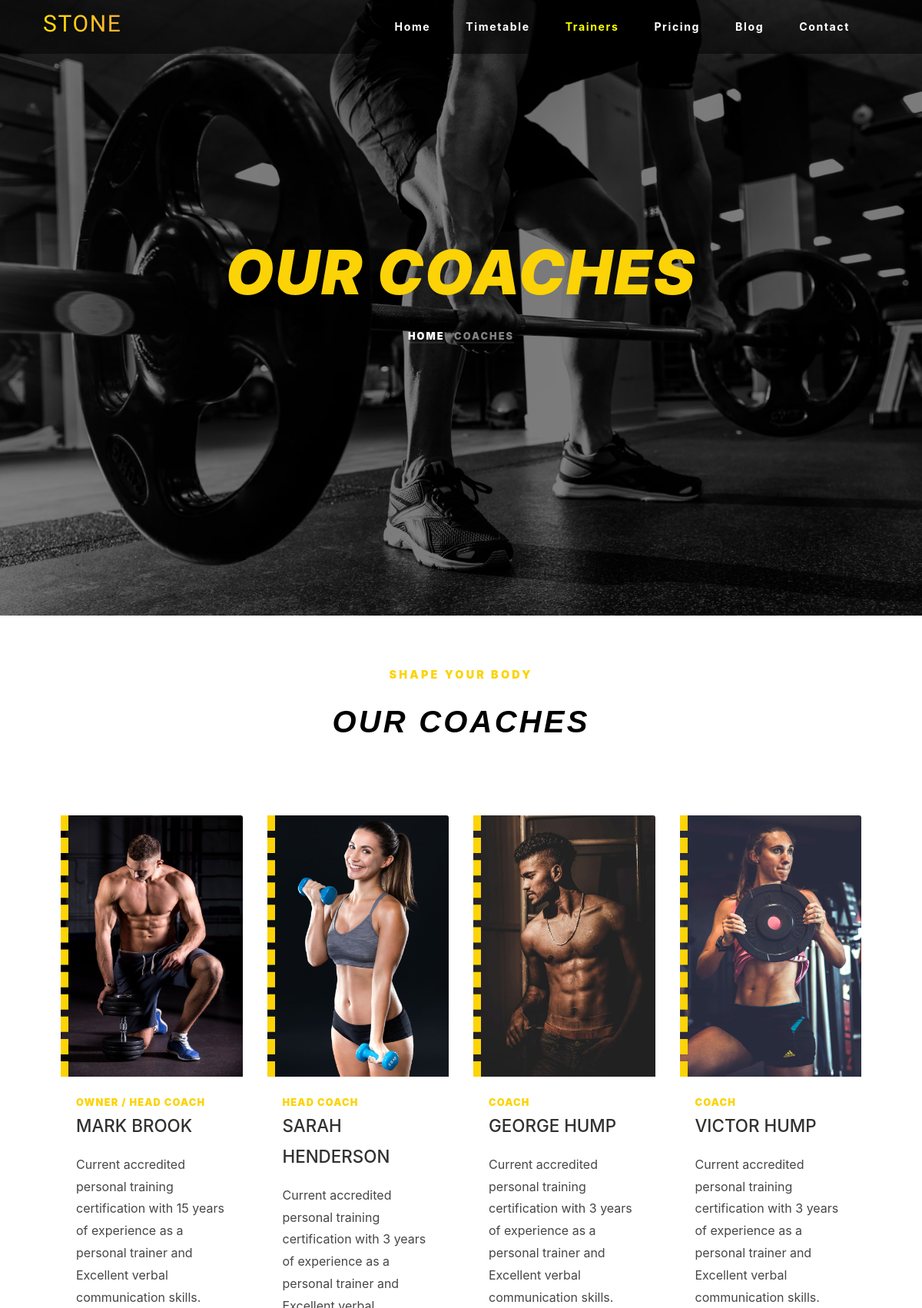
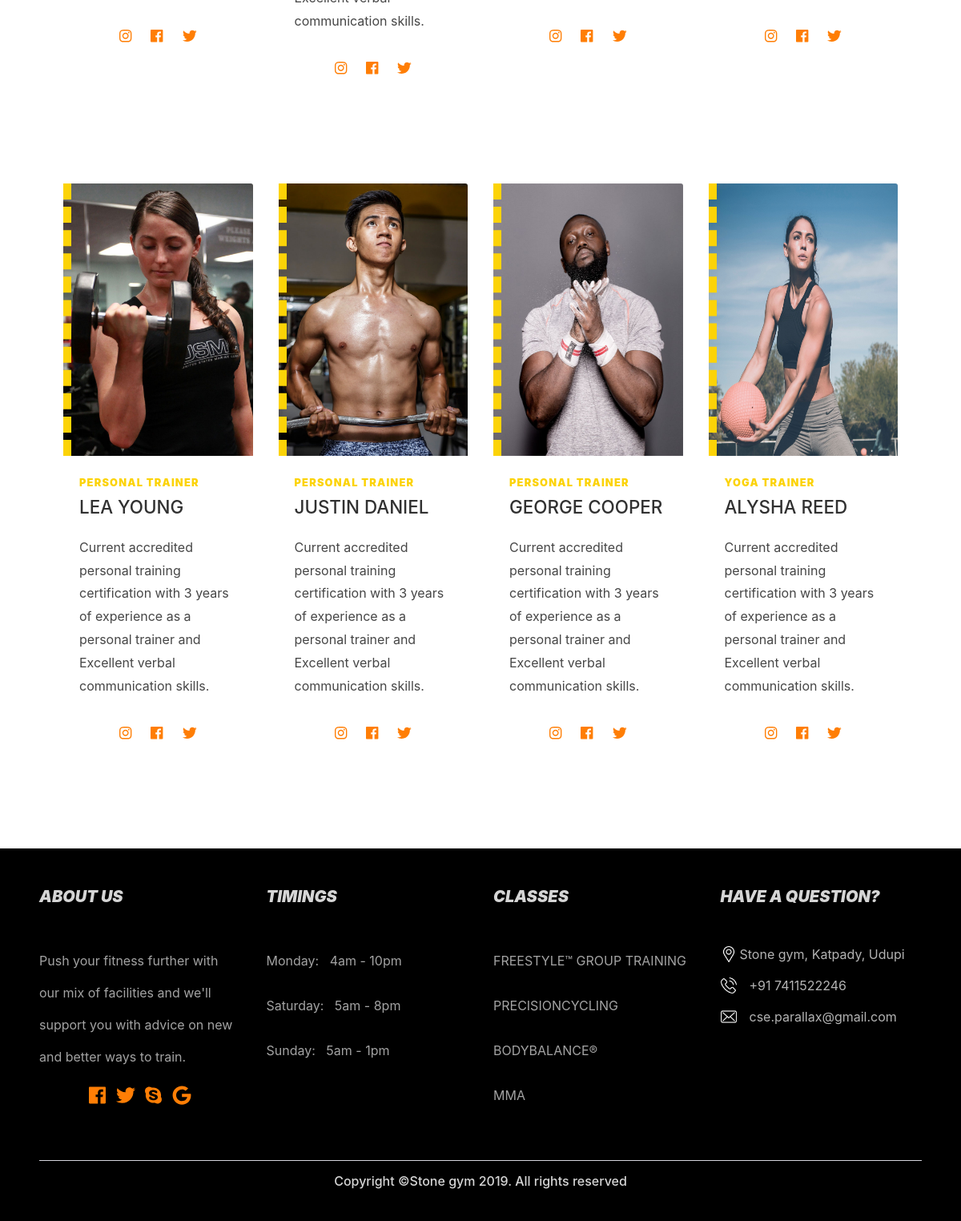
Screenshot of /trainers.php with the database file from the repository (2 pictures, top to bottom).
### tables this page shows
CREATE TABLE `trainers` (
  `id` int(11) NOT NULL,
  `fname` varchar(200) NOT NULL,
  `lname` varchar(200) NOT NULL,
  `image` varchar(200) NOT NULL,
  `designation` varchar(100) NOT NULL,
  `discription` varchar(500) NOT NULL
);

### controllers/trainerController.php (called while the page is built, shortened)
<?php
    $trainer_fetch_query = "SELECT * FROM trainers";
    $stmt = $conn->prepare($trainer_fetch_query);
    $stmt->execute();
    $trainer_fetch_result = $stmt->get_result();
?>

### trainers.php (the view, shortened to what this page needs)
<?php
    include 'controllers/authController.php';
    include 'controllers/trainerController.php';
?>
<!DOCTYPE html>
<html lang="en">
<head>
    <link rel="stylesheet" href="https://maxcdn.bootstrapcdn.com/bootstrap/4.0.0/css/bootstrap.min.css">
	<link rel="stylesheet" href="https://unpkg.com/aos@next/dist/aos.css" />
	<link rel="stylesheet" href="css/owl.carousel.min.css">
    <link rel="stylesheet" href="css/owl.theme.default.min.css">
    <link href="css/style.css" rel="stylesheet">
    <link href="css/others.css" rel="stylesheet">
    <link href="css/login-box.css" rel="stylesheet">
    <link href="css/trainers.css" rel="stylesheet">
</head>
<body>
    <nav class="navbar navbar-expand-md navbar-dark bg-dark justify-content-center fixed-top">
        <div class="container-fluid pl-5 pr-5">
            <a class="navbar-brand" href="index.php"><h1>STONE</h1></a>
            <div class="collapse navbar-collapse" id="navbarResposive">
                <ul class="navbar-nav ml-auto">
                    <li class="nav-item"><a href="index.php" class="nav-link">Home</a></li>
                    <li class="nav-item"><a href="timetable.php" class="nav-link">Timetable</a></li>
                    <li class="nav-item active"><a href="trainers.php" class="nav-link">Trainers</a></li>
                    <?php
                        if(isset($_SESSION['id']))
                        {
                            if($_SESSION['admin'] === true)
                            {
                    ?>
                    <li class="nav-item"><a href="users.php" class="nav-link">Admin</a></li>
                    <?php
                            }
                            else
                            {
                    ?>
                    <li class="nav-item"><a href="pricing.php" class="nav-link">Pricing</a></li>
                    <?php
                            }
                        }
                        else
                        {
                    ?>
                    <li class="nav-item"><a href="pricing.php" class="nav-link">Pricing</a></li>
                    <?php
                        }
                    ?>
                    <li class="nav-item"><a href="blog.php" class="nav-link">Blog</a></li>
                    <li class="nav-item"><a href="contact.php" class="nav-link">Contact</a></li>
                </ul>
            </div>
        </div>
    </nav>
    <div id="car_slides" class="carousel slide" data-ride="carousel" data-interval="7000">
        <div class="carousel-inner">
            <div class="carousel-item active">
                <img src="img/bg_1.jpg">
                <div class="overlay"></div>
                <div class="carousel-caption mt-5 pt-md-5">
                    <h1 class="mb-md-3 mt-md-5 pt-md-5 bread" data-aos="fade-up" data-aos-delay="100">OUR COACHES</h1>
                    <p class="breadcrumbs text-center"><span class="mr-2"><a href="index.php">Home</a></span> <span>COACHES</span></p>
                </div>
            </div>
        </div>
    </div>
    <div class="container-fluid">
        <div class="row padding mx-md-5 mt-5">
            <div class="col-12 heading-section text-center">
                <span>shape your body</span>
            </div>
            <div class="col-12 heading-section text-center">
                <h1>Our Coaches</h1>
            </div>
        </div>
        <div class="row padding mx-md-5 mt-md-5" id="content">
            <?php
                while($trainer_content = $trainer_fetch_result->fetch_assoc())
                {
                    ?>
                    <div class="col-xs-12 col-sm-6 col-md-3" id='img_div'>
                        <div class="card coach">
                            <img class="card-img-top" src=<?php echo "upload_images/".$trainer_content['image'];?>>
                            <div class="img-overlay"></div>
                            <div class="card-body heading-section">
                                <span><?php echo $trainer_content['designation'];?></span>
                                <h2 class="heading"><p><?php echo $trainer_content['fname']." ".$trainer_content['lname'];?></p></h2>
                                <p class="card-text" data-aos="fade-up" data-aos-delay="400"><?php echo $trainer_content['discription'];?></p>
                                <div class="container-fluid padding">
                                        <div class="row text-center padding">
                                            <div class="col-12 social padding">
                                                <a target="_blank" href="#" data-aos="fade-up" data-aos-delay="500"><i class="fab fa-instagram"></i></a>
                                                <a target="_blank" href="#" data-aos="fade-up" data-aos-delay="600"><i class="fab fa-facebook"></i></a>
                                                <a target="_blank" href="#" data-aos="fade-up" data-aos-delay="700"><i class="fab fa-twitter"></i></a>
                                            </div>
                                        </div>
                                    </div>
                            </div>
                        </div>
                    </div>
                    <?php
                }
            ?>
		</div>
    </div>
	<footer>
		<div class="container-fluid padding px-5">
			<div class="row text-center">
				<div class="col-md-3">
					<h5 class="mb-5">About Us</h5>
					<p>Push your fitness further with our mix of facilities and we'll support you with advice on new and better ways to train.</p>
					<ul class="list-inline">
						<li class="list-inline-item">
							<a class="social-icon text-xs-center" target="_blank" href="#">
								<i class="fab fa-facebook"></i>
							</a>
						</li>
						<li class="list-inline-item">
							<a class="social-icon text-xs-center" target="_blank" href="#">
								<i class="fab fa-twitter"></i>
							</a>
						</li>
						<li class="list-inline-item">
							<a class="social-icon text-xs-center" target="_blank" href="#">
								<i class="fab fa-skype"></i>
							</a>
						</li>
						<li class="list-inline-item">
							<a class="social-icon text-xs-center" target="_blank" href="#">
								<i class="fab fa-google"></i>
							</a>
						</li>
					</ul>
				</div>
				<div class="col-md-3">
					<h5 class="mb-5">Timings</h5>
					<p>Monday: &nbsp; 4am - 10pm</p>
					<p>Saturday: &nbsp; 5am - 8pm</p>
					<p>Sunday: &nbsp; 5am - 1pm</p>
				</div>
				<div class="col-md-3">
					<h5 class="mb-5">Classes</h5>
					<p>FREESTYLE™ GROUP TRAINING</p>
					<p>PRECISIONCYCLING</p>
					<p>BODYBALANCE®</p>
					<p>MMA</p>
				</div>
				<div class="col-md-3">
					<h5 class="mb-5">Have a question?</h5>
					<div class="block-23 mb-3">
						<ul>
							<li><span> <img class="icon  mr-1" src="img/icon/map-marker.png" alt=""> </span><span class="text">Stone gym, Katpady, Udupi</span></li>
							<li><span> <img class="icon mr-3" src="img/icon/phone-call.png" alt=""></span><span class="text"> +91 7411522246</span></li>
							<li><span> <img class="icon mr-3" src="img/icon/envelope.png" alt=""></span><span class="text">cse.parallax@gmail.com</span></li>
						</ul>
					</div>
				</div>
				<div class="col-12">
					<hr class="light-100">
					<h2 class="foo-text">Copyright ©Stone gym 2019. All rights reserved</h2>
				</div>
			</div>
		</div>
	</footer>
</body>
</html>

### css/style.css (style rules this page uses)
html, body { height: 100%; width: 100%; font-family: -apple-system, BlinkMacSystemFont, "Segoe UI", Roboto, "Helvetica Neue", Arial, "Noto Sans", sans-serif, "Apple Color Emoji", "Segoe UI Emoji", "Segoe UI Symbol", "Noto Color Emoji"; color: #000000; }
.navbar { padding: .5rem; font-weight: 700; font-size: .8rem; letter-spacing: .1rem; background-color: #00000080 !important; }
.navbar-nav li { padding-right: 30px; }
.nav-link { font-size: 1.1em !important; }
.navbar-dark .navbar-nav .nav-link { color: #ffff; }
.navbar-dark .navbar-nav .active>.nav-link, .navbar-dark .navbar-nav .nav-link.active, .navbar-dark .navbar-nav .nav-link.show, .navbar-dark .navbar-nav .show>.nav-link { color: #fbff00 !important; }
.carousel-inner img { width: 100%; }
.carousel-caption { text-align: center; position: absolute; top: 40%; left: 0%; right: 0%; transform: translateY(-50%); }
.card { box-shadow: 0px 0px 10px #000000; }
p { text-align: justify; font-size: 1.1em !important; color: #666666; line-height: 2.5rem; }
.padding { padding-bottom: 1rem; }
footer { background-color: #000000; color: #d5d5d5; padding-top: 2rem; }
footer h5 { text-transform: uppercase; font-style: italic; font-weight: 900; text-align: left; }
footer p { text-align: left; color: #c7c7c7d1; font-size: 1em !important; font-weight: 400; }
footer .fa-facebook, footer .fa-twitter, footer .fa-instagram, footer .fa-skype, footer .fa-google { font-size: 1.5em; }
.block-23 ul { padding: 0; }
.block-23 ul li, .block-23 ul li > a { display: table; line-height: 1.5; margin-bottom: 15px; }
.block-23 ul li span { color: rgba(255, 255, 255, 0.7); }
.block-23 ul li .icon, .block-23 ul li .text { display: table-cell; vertical-align: top; }
.block-23 ul li .icon { width: 20px; font-size: 18px; padding-top: 2px; color: white; }
.foo-text { font-size: 1em !important; }
hr.light-100 { border-top: 1px solid #d5d5dd; width: 100%; margin-top: .8rem; margin-bottom: 1rem; }
.social a { font-size: 1.1em; padding: .6rem; }
.fa-facebook, .fa-twitter, .fa-instagram, .fa-skype, .fa-google { color: #ff7e05; }
.carousel-item { transition: -webkit-transform 0.5s ease; transition: transform 0.5s ease; transition: transform 0.5s ease, -webkit-transform 0.5s ease; -webkit-backface-visibility: visible; backface-visibility: visible; }
[class*="col-"] { padding: 1rem; }

### css/others.css (style rules this page uses)
.overlay { position: absolute; top: 0; bottom: 0; left: 0; right: 0; background: #000; opacity: .5; }
.heading-section > span, .heading-section h1 { text-transform: uppercase; line-height: .9; font-weight: normal; letter-spacing: .2rem; font-weight: 900 !important; }
.heading-section > span, .heading-section h1 > span { color: #fcd307; font-size: .9em !important; }
.heading-section h1 { font-style: italic; font-family: 'Franklin Gothic Medium', 'Arial Narrow', Arial, sans-serif; }
img { vertical-align: middle; border-style: none; page-break-inside: avoid; }
.backside .card a, .card-text { font-size: 16px !important; color: #464646 !important; }
.card-text { text-align: center; line-height: 1.8em; }

### css/trainers.css (style rules this page uses)
.carousel-caption .breadcrumbs { text-transform: uppercase; font-size: .8em !important; letter-spacing: 1px; margin-bottom: 20px; z-index: 99; font-weight: 900; letter-spacing: 2px; }
.carousel-caption .breadcrumbs span { border-bottom: 2px solid rgba(255, 255, 255, 0.1); color: rgba(255, 255, 255, 0.5); }
.carousel-caption .breadcrumbs span a { color: #fff; text-decoration: none; }
.carousel-caption .bread { text-transform: uppercase; font-size: 5em !important; color: #fcd307; line-height: 1.2; letter-spacing: 2px !important; font-weight: 900; font-style: italic; }
.coach { width: 100%; display: block; margin-bottom: 30px; box-shadow: none; border: none; }
.coach img, .coach .text { width: 100%; text-align: left; }
.coach img { height: 21.25rem; background-position: top center !important; position: relative; }
.coach .img-overlay { position: absolute; height: 21.25rem; top: 0; left: 0; right: 0; bottom: 0; content: ''; border-left: 10px dashed #fcd307; -moz-transition: all 0.3s ease; -o-transition: all 0.3s ease; -webkit-transition: all 0.3s ease; -ms-transition: all 0.3s ease; transition: all 0.3s ease; }
.coach .card-text { text-align: left; }
.coach .heading-section span { font-size: .8em !important; letter-spacing: 1.2px; }
.coach .heading p { color: #313131; font-size: .7em !important; text-transform: uppercase; }

### rows the page displays
trainers: image (picture), designation "OWNER / HEAD COACH", fname "MARK", lname "BROOK", discription "Current accredited personal training certification with 15 years of experience as a personal trainer and Excellent verbal communication skills."
trainers: image (picture), designation "HEAD COACH", fname "SARAH", lname "HENDERSON", discription "Current accredited personal training certification with 3 years of experience as a personal trainer and Excellent verbal communication skills."
trainers: image (picture), designation "COACH", fname "GEORGE", lname "HUMP", discription "Current accredited personal training certification with 3 years of experience as a personal trainer and Excellent verbal communication skills."
trainers: image (picture), designation "COACH", fname "VICTOR", lname "HUMP", discription "Current accredited personal training certification with 3 years of experience as a personal trainer and Excellent verbal communication skills."
trainers: image (picture), designation "PERSONAL TRAINER", fname "LEA", lname "YOUNG", discription "Current accredited personal training certification with 3 years of experience as a personal trainer and Excellent verbal communication skills."
trainers: image (picture), designation "PERSONAL TRAINER", fname "JUSTIN", lname "DANIEL", discription "Current accredited personal training certification with 3 years of experience as a personal trainer and Excellent verbal communication skills."
trainers: image (picture), designation "PERSONAL TRAINER", fname "GEORGE", lname "COOPER", discription "Current accredited personal training certification with 3 years of experience as a personal trainer and Excellent verbal communication skills."
trainers: image (picture), designation "YOGA TRAINER", fname "ALYSHA", lname "REED", discription "Current accredited personal training certification with 3 years of experience as a personal trainer and Excellent verbal communication skills."
